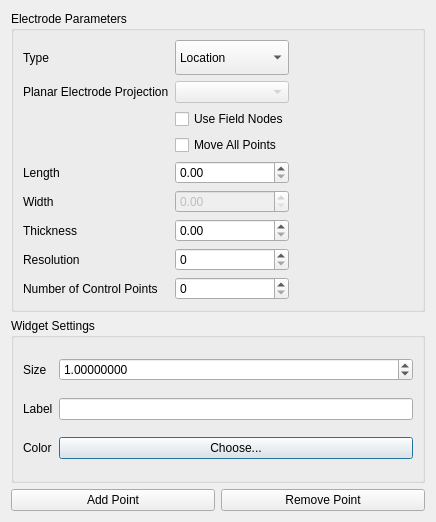
<?xml version="1.0" encoding="UTF-8"?>
<ui version="4.0">
 <class>GenerateElectrodeFromPoints</class>
 <widget class="QDialog" name="GenerateElectrodeFromPoints">
  <property name="geometry">
   <rect>
    <x>0</x>
    <y>0</y>
    <width>436</width>
    <height>522</height>
   </rect>
  </property>
  <property name="minimumSize">
   <size>
    <width>436</width>
    <height>430</height>
   </size>
  </property>
  <property name="windowTitle">
   <string>Dialog</string>
  </property>
  <layout class="QVBoxLayout" name="verticalLayout">
   <item>
    <widget class="QGroupBox" name="groupBox_2">
     <property name="title">
      <string>Electrode Parameters</string>
     </property>
     <layout class="QGridLayout" name="gridLayout_3">
      <item row="1" column="0">
       <widget class="QLabel" name="label_2">
        <property name="text">
         <string>Planar Electrode Projection</string>
        </property>
       </widget>
      </item>
      <item row="5" column="1">
       <widget class="QDoubleSpinBox" name="WidthDoubleSpinBox_">
        <property name="enabled">
         <bool>false</bool>
        </property>
       </widget>
      </item>
      <item row="2" column="1">
       <widget class="QCheckBox" name="UseFieldNodesCheckBox_">
        <property name="text">
         <string>Use Field Nodes</string>
        </property>
       </widget>
      </item>
      <item row="6" column="0">
       <widget class="QLabel" name="label_7">
        <property name="text">
         <string>Thickness</string>
        </property>
       </widget>
      </item>
      <item row="3" column="1">
       <widget class="QCheckBox" name="MoveAllCheckBox_">
        <property name="text">
         <string>Move All Points</string>
        </property>
       </widget>
      </item>
      <item row="0" column="0">
       <widget class="QLabel" name="label">
        <property name="text">
         <string>Type</string>
        </property>
       </widget>
      </item>
      <item row="0" column="2">
       <spacer name="horizontalSpacer">
        <property name="orientation">
         <enum>Qt::Orientation::Horizontal</enum>
        </property>
        <property name="sizeHint" stdset="0">
         <size>
          <width>40</width>
          <height>20</height>
         </size>
        </property>
       </spacer>
      </item>
      <item row="5" column="0">
       <widget class="QLabel" name="label_3">
        <property name="text">
         <string>Width</string>
        </property>
       </widget>
      </item>
      <item row="4" column="1">
       <widget class="QDoubleSpinBox" name="LengthDoubleSpinBox_"/>
      </item>
      <item row="7" column="1">
       <widget class="QSpinBox" name="ResolutionSpinBox_">
        <property name="maximum">
         <number>999999999</number>
        </property>
       </widget>
      </item>
      <item row="1" column="1">
       <widget class="QComboBox" name="ProjectionComboBox_">
        <property name="enabled">
         <bool>false</bool>
        </property>
       </widget>
      </item>
      <item row="0" column="1">
       <widget class="QComboBox" name="TypeComboBox_">
        <property name="minimumSize">
         <size>
          <width>0</width>
          <height>35</height>
         </size>
        </property>
        <item>
         <property name="text">
          <string>Location</string>
         </property>
        </item>
        <item>
         <property name="text">
          <string>Center</string>
         </property>
        </item>
        <item>
         <property name="text">
          <string>Node</string>
         </property>
        </item>
        <item>
         <property name="text">
          <string>Element</string>
         </property>
        </item>
       </widget>
      </item>
      <item row="4" column="0">
       <widget class="QLabel" name="label_11">
        <property name="text">
         <string>Length</string>
        </property>
       </widget>
      </item>
      <item row="7" column="0">
       <widget class="QLabel" name="label_8">
        <property name="text">
         <string>Resolution</string>
        </property>
       </widget>
      </item>
      <item row="6" column="1">
       <widget class="QDoubleSpinBox" name="ThicknessDoubleSpinBox_"/>
      </item>
      <item row="8" column="1">
       <widget class="QSpinBox" name="NumberOfControlPointsSpinBox_"/>
      </item>
      <item row="8" column="0">
       <widget class="QLabel" name="label_4">
        <property name="text">
         <string>Number of Control Points</string>
        </property>
       </widget>
      </item>
     </layout>
    </widget>
   </item>
   <item>
    <widget class="QGroupBox" name="groupBox">
     <property name="sizePolicy">
      <sizepolicy hsizetype="Minimum" vsizetype="Minimum">
       <horstretch>0</horstretch>
       <verstretch>0</verstretch>
      </sizepolicy>
     </property>
     <property name="minimumSize">
      <size>
       <width>100</width>
       <height>150</height>
      </size>
     </property>
     <property name="title">
      <string>Widget Settings</string>
     </property>
     <layout class="QGridLayout" name="gridLayout_2">
      <item row="2" column="2">
       <widget class="QLineEdit" name="probeLabelLineEdit_"/>
      </item>
      <item row="3" column="0">
       <widget class="QLabel" name="label_10">
        <property name="text">
         <string>Color</string>
        </property>
       </widget>
      </item>
      <item row="0" column="2">
       <widget class="QDoubleSpinBox" name="sizeDoubleSpinBox_">
        <property name="decimals">
         <number>8</number>
        </property>
        <property name="maximum">
         <double>100.000000000000000</double>
        </property>
        <property name="singleStep">
         <double>0.100000000000000</double>
        </property>
        <property name="value">
         <double>1.000000000000000</double>
        </property>
       </widget>
      </item>
      <item row="0" column="0">
       <widget class="QLabel" name="label_6">
        <property name="text">
         <string>Size</string>
        </property>
       </widget>
      </item>
      <item row="3" column="2">
       <widget class="QPushButton" name="colorChooserPushButton_">
        <property name="text">
         <string>Choose...</string>
        </property>
       </widget>
      </item>
      <item row="2" column="0">
       <widget class="QLabel" name="label_9">
        <property name="text">
         <string>Label</string>
        </property>
       </widget>
      </item>
     </layout>
    </widget>
   </item>
   <item>
    <layout class="QHBoxLayout" name="horizontalLayout_2">
     <item>
      <widget class="QPushButton" name="AddPointPushButton_">
       <property name="text">
        <string>Add Point</string>
       </property>
      </widget>
     </item>
     <item>
      <widget class="QPushButton" name="RemovePointPushButton_">
       <property name="text">
        <string>Remove Point</string>
       </property>
      </widget>
     </item>
    </layout>
   </item>
  </layout>
 </widget>
 <resources/>
 <connections/>
</ui>
